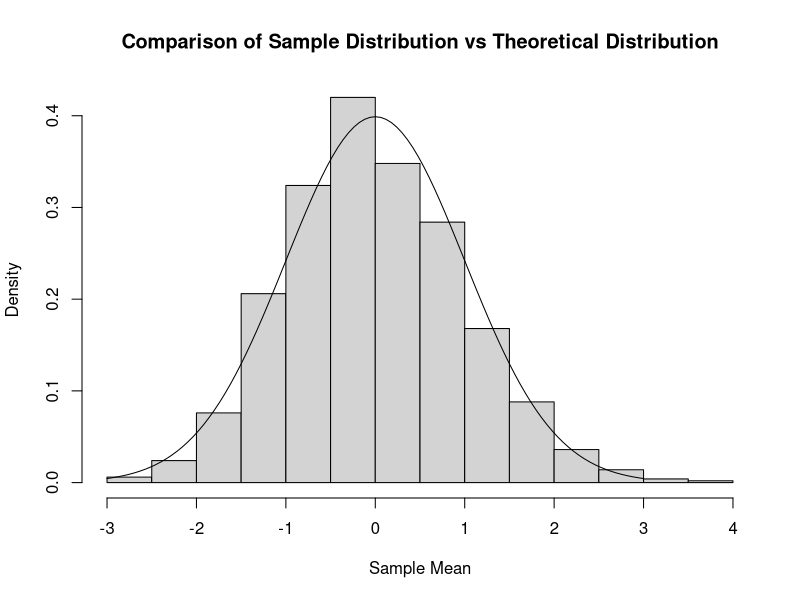

The R script that drew this image:
## ---- chunk 1
n <-  40
lambda <- .2
sim <- 1000

set.seed(8675309)

sample_mean <- NULL

for(i in 1:sim) sample_mean = c(sample_mean,mean(rexp(n,lambda )))

str(sample_mean)
summary(sample_mean)

## ---- chunk 2

mean(sample_mean)

## ---- chunk 3

sample_var <- var(sample_mean)
sample_var

## ---- chunk 4
theoretical_var <- ((1/lambda)^2)/n
theoretical_var
## ---- chunk 5
hist(scale(sample_mean), probability=T, main = "Comparison of Sample Distribution vs Theoretical Distribution", xlab="Sample Mean")  #add some labels and what not
curve(dnorm(x,0,1), -3,3, add=T)
